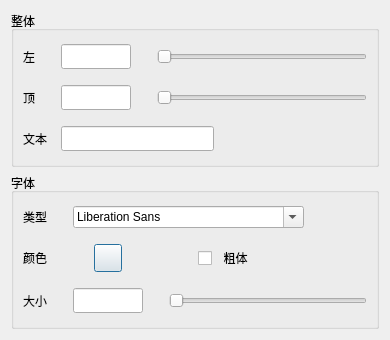
<?xml version="1.0" encoding="UTF-8"?>
<ui version="4.0">
 <class>CLabelDialog</class>
 <widget class="QDialog" name="CLabelDialog">
  <property name="geometry">
   <rect>
    <x>0</x>
    <y>0</y>
    <width>390</width>
    <height>340</height>
   </rect>
  </property>
  <property name="windowTitle">
   <string>Dialog</string>
  </property>
  <layout class="QGridLayout" name="gridLayout_3">
   <item row="0" column="0">
    <widget class="QGroupBox" name="groupBox">
     <property name="title">
      <string>整体</string>
     </property>
     <layout class="QGridLayout" name="gridLayout">
      <item row="0" column="0">
       <layout class="QVBoxLayout" name="verticalLayout">
        <item>
         <layout class="QHBoxLayout" name="horizontalLayout">
          <item>
           <widget class="QLabel" name="label">
            <property name="text">
             <string>左</string>
            </property>
           </widget>
          </item>
          <item>
           <spacer name="horizontalSpacer">
            <property name="orientation">
             <enum>Qt::Horizontal</enum>
            </property>
            <property name="sizeType">
             <enum>QSizePolicy::Fixed</enum>
            </property>
            <property name="sizeHint" stdset="0">
             <size>
              <width>20</width>
              <height>20</height>
             </size>
            </property>
           </spacer>
          </item>
          <item>
           <widget class="QLineEdit" name="leftEdit">
            <property name="minimumSize">
             <size>
              <width>70</width>
              <height>25</height>
             </size>
            </property>
            <property name="maximumSize">
             <size>
              <width>70</width>
              <height>25</height>
             </size>
            </property>
           </widget>
          </item>
          <item>
           <spacer name="horizontalSpacer_2">
            <property name="orientation">
             <enum>Qt::Horizontal</enum>
            </property>
            <property name="sizeType">
             <enum>QSizePolicy::Fixed</enum>
            </property>
            <property name="sizeHint" stdset="0">
             <size>
              <width>20</width>
              <height>20</height>
             </size>
            </property>
           </spacer>
          </item>
          <item>
           <widget class="QSlider" name="leftSlider">
            <property name="maximum">
             <number>1000</number>
            </property>
            <property name="orientation">
             <enum>Qt::Horizontal</enum>
            </property>
           </widget>
          </item>
         </layout>
        </item>
        <item>
         <spacer name="verticalSpacer">
          <property name="orientation">
           <enum>Qt::Vertical</enum>
          </property>
          <property name="sizeType">
           <enum>QSizePolicy::Fixed</enum>
          </property>
          <property name="sizeHint" stdset="0">
           <size>
            <width>20</width>
            <height>10</height>
           </size>
          </property>
         </spacer>
        </item>
        <item>
         <layout class="QHBoxLayout" name="horizontalLayout_2">
          <item>
           <widget class="QLabel" name="label_2">
            <property name="text">
             <string>顶</string>
            </property>
           </widget>
          </item>
          <item>
           <spacer name="horizontalSpacer_3">
            <property name="orientation">
             <enum>Qt::Horizontal</enum>
            </property>
            <property name="sizeType">
             <enum>QSizePolicy::Fixed</enum>
            </property>
            <property name="sizeHint" stdset="0">
             <size>
              <width>20</width>
              <height>20</height>
             </size>
            </property>
           </spacer>
          </item>
          <item>
           <widget class="QLineEdit" name="topEdit">
            <property name="minimumSize">
             <size>
              <width>70</width>
              <height>25</height>
             </size>
            </property>
            <property name="maximumSize">
             <size>
              <width>70</width>
              <height>25</height>
             </size>
            </property>
           </widget>
          </item>
          <item>
           <spacer name="horizontalSpacer_4">
            <property name="orientation">
             <enum>Qt::Horizontal</enum>
            </property>
            <property name="sizeType">
             <enum>QSizePolicy::Fixed</enum>
            </property>
            <property name="sizeHint" stdset="0">
             <size>
              <width>20</width>
              <height>20</height>
             </size>
            </property>
           </spacer>
          </item>
          <item>
           <widget class="QSlider" name="topSlider">
            <property name="maximum">
             <number>1000</number>
            </property>
            <property name="orientation">
             <enum>Qt::Horizontal</enum>
            </property>
           </widget>
          </item>
         </layout>
        </item>
        <item>
         <spacer name="verticalSpacer_2">
          <property name="orientation">
           <enum>Qt::Vertical</enum>
          </property>
          <property name="sizeType">
           <enum>QSizePolicy::Fixed</enum>
          </property>
          <property name="sizeHint" stdset="0">
           <size>
            <width>20</width>
            <height>10</height>
           </size>
          </property>
         </spacer>
        </item>
        <item>
         <layout class="QHBoxLayout" name="horizontalLayout_3">
          <item>
           <widget class="QLabel" name="label_3">
            <property name="text">
             <string>文本</string>
            </property>
           </widget>
          </item>
          <item>
           <spacer name="horizontalSpacer_5">
            <property name="orientation">
             <enum>Qt::Horizontal</enum>
            </property>
            <property name="sizeType">
             <enum>QSizePolicy::Fixed</enum>
            </property>
            <property name="sizeHint" stdset="0">
             <size>
              <width>8</width>
              <height>20</height>
             </size>
            </property>
           </spacer>
          </item>
          <item>
           <widget class="QLineEdit" name="stringEdit">
            <property name="minimumSize">
             <size>
              <width>0</width>
              <height>25</height>
             </size>
            </property>
            <property name="maximumSize">
             <size>
              <width>16777215</width>
              <height>25</height>
             </size>
            </property>
           </widget>
          </item>
          <item>
           <spacer name="horizontalSpacer_6">
            <property name="orientation">
             <enum>Qt::Horizontal</enum>
            </property>
            <property name="sizeHint" stdset="0">
             <size>
              <width>40</width>
              <height>20</height>
             </size>
            </property>
           </spacer>
          </item>
         </layout>
        </item>
       </layout>
      </item>
     </layout>
    </widget>
   </item>
   <item row="1" column="0">
    <widget class="QGroupBox" name="groupBox_2">
     <property name="title">
      <string>字体</string>
     </property>
     <layout class="QGridLayout" name="gridLayout_2">
      <item row="0" column="0">
       <layout class="QVBoxLayout" name="verticalLayout_2">
        <item>
         <layout class="QHBoxLayout" name="horizontalLayout_4">
          <item>
           <widget class="QLabel" name="label_41">
            <property name="text">
             <string>类型</string>
            </property>
           </widget>
          </item>
          <item>
           <spacer name="horizontalSpacer_7">
            <property name="orientation">
             <enum>Qt::Horizontal</enum>
            </property>
            <property name="sizeType">
             <enum>QSizePolicy::Fixed</enum>
            </property>
            <property name="sizeHint" stdset="0">
             <size>
              <width>20</width>
              <height>20</height>
             </size>
            </property>
           </spacer>
          </item>
          <item>
           <widget class="QFontComboBox" name="fontComboBox"/>
          </item>
          <item>
           <spacer name="horizontalSpacer_8">
            <property name="orientation">
             <enum>Qt::Horizontal</enum>
            </property>
            <property name="sizeHint" stdset="0">
             <size>
              <width>18</width>
              <height>20</height>
             </size>
            </property>
           </spacer>
          </item>
         </layout>
        </item>
        <item>
         <spacer name="verticalSpacer_3">
          <property name="orientation">
           <enum>Qt::Vertical</enum>
          </property>
          <property name="sizeType">
           <enum>QSizePolicy::Fixed</enum>
          </property>
          <property name="sizeHint" stdset="0">
           <size>
            <width>20</width>
            <height>10</height>
           </size>
          </property>
         </spacer>
        </item>
        <item>
         <layout class="QHBoxLayout" name="horizontalLayout_6">
          <item>
           <widget class="QLabel" name="label_42">
            <property name="minimumSize">
             <size>
              <width>45</width>
              <height>0</height>
             </size>
            </property>
            <property name="maximumSize">
             <size>
              <width>45</width>
              <height>16777215</height>
             </size>
            </property>
            <property name="text">
             <string>颜色</string>
            </property>
           </widget>
          </item>
          <item>
           <spacer name="horizontalSpacer_10">
            <property name="orientation">
             <enum>Qt::Horizontal</enum>
            </property>
            <property name="sizeType">
             <enum>QSizePolicy::Fixed</enum>
            </property>
            <property name="sizeHint" stdset="0">
             <size>
              <width>20</width>
              <height>20</height>
             </size>
            </property>
           </spacer>
          </item>
          <item>
           <widget class="QPushButton" name="colorBtn">
            <property name="minimumSize">
             <size>
              <width>28</width>
              <height>28</height>
             </size>
            </property>
            <property name="maximumSize">
             <size>
              <width>28</width>
              <height>28</height>
             </size>
            </property>
            <property name="text">
             <string/>
            </property>
           </widget>
          </item>
          <item>
           <spacer name="horizontalSpacer_9">
            <property name="orientation">
             <enum>Qt::Horizontal</enum>
            </property>
            <property name="sizeType">
             <enum>QSizePolicy::Expanding</enum>
            </property>
            <property name="sizeHint" stdset="0">
             <size>
              <width>40</width>
              <height>20</height>
             </size>
            </property>
           </spacer>
          </item>
          <item>
           <widget class="QCheckBox" name="boldCheckBox">
            <property name="minimumSize">
             <size>
              <width>100</width>
              <height>0</height>
             </size>
            </property>
            <property name="maximumSize">
             <size>
              <width>100</width>
              <height>16777215</height>
             </size>
            </property>
            <property name="text">
             <string>  粗体</string>
            </property>
           </widget>
          </item>
          <item>
           <spacer name="horizontalSpacer_11">
            <property name="orientation">
             <enum>Qt::Horizontal</enum>
            </property>
            <property name="sizeType">
             <enum>QSizePolicy::Expanding</enum>
            </property>
            <property name="sizeHint" stdset="0">
             <size>
              <width>20</width>
              <height>20</height>
             </size>
            </property>
           </spacer>
          </item>
         </layout>
        </item>
        <item>
         <spacer name="verticalSpacer_4">
          <property name="orientation">
           <enum>Qt::Vertical</enum>
          </property>
          <property name="sizeType">
           <enum>QSizePolicy::Fixed</enum>
          </property>
          <property name="sizeHint" stdset="0">
           <size>
            <width>20</width>
            <height>10</height>
           </size>
          </property>
         </spacer>
        </item>
        <item>
         <layout class="QHBoxLayout" name="horizontalLayout_5">
          <item>
           <widget class="QLabel" name="label_43">
            <property name="text">
             <string>大小</string>
            </property>
           </widget>
          </item>
          <item>
           <spacer name="horizontalSpacer_12">
            <property name="orientation">
             <enum>Qt::Horizontal</enum>
            </property>
            <property name="sizeType">
             <enum>QSizePolicy::Fixed</enum>
            </property>
            <property name="sizeHint" stdset="0">
             <size>
              <width>20</width>
              <height>20</height>
             </size>
            </property>
           </spacer>
          </item>
          <item>
           <widget class="QLineEdit" name="sizeEdit">
            <property name="minimumSize">
             <size>
              <width>70</width>
              <height>25</height>
             </size>
            </property>
            <property name="maximumSize">
             <size>
              <width>70</width>
              <height>25</height>
             </size>
            </property>
           </widget>
          </item>
          <item>
           <spacer name="horizontalSpacer_13">
            <property name="orientation">
             <enum>Qt::Horizontal</enum>
            </property>
            <property name="sizeType">
             <enum>QSizePolicy::Fixed</enum>
            </property>
            <property name="sizeHint" stdset="0">
             <size>
              <width>20</width>
              <height>20</height>
             </size>
            </property>
           </spacer>
          </item>
          <item>
           <widget class="QSlider" name="sizeSlider">
            <property name="minimum">
             <number>50</number>
            </property>
            <property name="maximum">
             <number>200</number>
            </property>
            <property name="orientation">
             <enum>Qt::Horizontal</enum>
            </property>
           </widget>
          </item>
         </layout>
        </item>
       </layout>
      </item>
     </layout>
    </widget>
   </item>
  </layout>
 </widget>
 <resources/>
 <connections/>
</ui>
